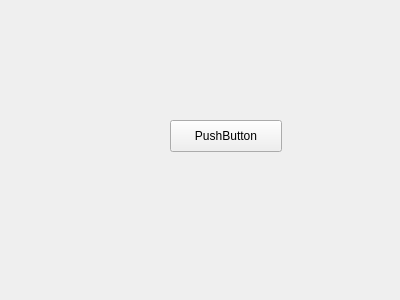
<?xml version="1.0" encoding="UTF-8"?>
<ui version="4.0">
 <class>Form</class>
 <widget class="QWidget" name="Form">
  <property name="geometry">
   <rect>
    <x>0</x>
    <y>0</y>
    <width>400</width>
    <height>300</height>
   </rect>
  </property>
  <property name="windowTitle">
   <string>Form</string>
  </property>
  <widget class="QPushButton" name="pushButton">
   <property name="geometry">
    <rect>
     <x>170</x>
     <y>120</y>
     <width>112</width>
     <height>32</height>
    </rect>
   </property>
   <property name="text">
    <string>PushButton</string>
   </property>
   <property name="checkable">
    <bool>false</bool>
   </property>
  </widget>
 </widget>
 <resources/>
 <connections/>
</ui>
